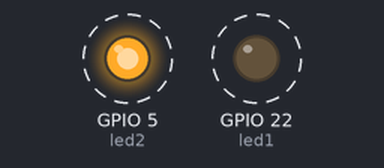
The sketch below on a simulated ESP32. Parts: output pins drawn as LEDs (lit = HIGH). Dashed ring = blinking. WiFi joins after 1.5 s; servers stay silent unless stated; uploads are accepted with an empty reply; what the sketch prints to the serial monitor is not drawn.

Above: at 6.5 s.
Timing chart, 0 to 10.6 s (numbered marks = the images above):
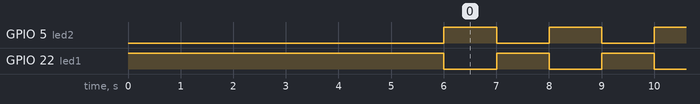

The sketch:

HTTPrequest_GETPOST_RTOS.ino
```cpp
#include<WiFi.h>
#include<HTTPClient.h>
#include<ArduinoJson.h>
#define led1 22
#define led2 5
#define ldr 34
#define tckMs portTICK_PERIOD_MS
const char* ssid = "Champ SE";
const char* password = "qazwsxedc123";
const char* url = "https://ecourse.cpe.ku.ac.th/exceed49/api/payload?gid=4";

static int ldrVal;
static int led1Val;
static int led2Val;
char str[50];
const int _size = 2*JSON_OBJECT_SIZE(3);

StaticJsonDocument<_size> JSONPost;
StaticJsonDocument<_size> JSONGet;
static TaskHandle_t taskGet = NULL;
static TaskHandle_t taskPost = NULL;

void assignParam(){
    ldrVal = analogRead(ldr);
    led1Val = digitalRead(led1);
    led2Val = digitalRead(led2);

}
void WiFi_Connect(){
    WiFi.disconnect();
    WiFi.begin(ssid,password);
    while(WiFi.status() != WL_CONNECTED){
        delay(1000);
        Serial.println("Connecting WiFi...");
    }
    Serial.println("Connected Finish");
    Serial.print("IP = ");
    Serial.println(WiFi.localIP());
}
void _get(void* param){
    while(1){
        if(WiFi.status() == WL_CONNECTED){
        HTTPClient http;
        http.begin(url);
        int httpCode = http.GET();
            if(httpCode == HTTP_CODE_OK){
                String payload = http.getString();
                DeserializationError err = deserializeJson(JSONGet,payload);
                if(err){
                    Serial.print(F("deserializeJson() failed with code "));
                    Serial.println(err.c_str());
                }
                else{
                    Serial.println(httpCode);
                    Serial.print("ldr : ");
                    Serial.println((int)JSONGet["ldr"]);
                    Serial.print("led1 : ");
                    Serial.println((int)JSONGet["led1"]);
                    Serial.print("led2 : ");
                    Serial.println((int)JSONGet["led2"]);
                    assignParam();
                }
            }
            else{
                Serial.println(httpCode);
                Serial.println("ERROR on HTTP Request");
            }
        }
        else {
            WiFi_Connect();
        }
    }
    vTaskDelay(500/tckMs);

}

void _post(void* param){
    while(1){
        if(WiFi.status() == WL_CONNECTED){
            HTTPClient http;
            http.begin(url);
            http.addHeader("Content-Type","application/json");

            JSONPost["ldr"] = ldrVal;
            JSONPost["led1"] = led1Val;
            JSONPost["led2"] = led2Val;
            serializeJson(JSONPost,str);
            int httpCode = http.POST(str);
            if(httpCode == HTTP_CODE_OK){
                String payload = http.getString();
                Serial.println(httpCode);
                Serial.println(payload);
            }
            else{
                Serial.println(httpCode);
                Serial.println("ERROR on HTTP Request");
            }
        }
        else
            WiFi_Connect();
        delay(100);
    }
    vTaskDelay(500/tckMs);
}

void setup(){
    Serial.begin(115200);
    pinMode(led1,OUTPUT);
    pinMode(led2,OUTPUT);
    pinMode(ldr,INPUT);
    digitalWrite(led1,HIGH);
    digitalWrite(led2,LOW);
    delay(4000);
    WiFi.mode(WIFI_STA);
    WiFi_Connect();

    assignParam();
    xTaskCreatePinnedToCore(_get,"get",1024*32,NULL,1,&taskGet,0);
    xTaskCreatePinnedToCore(_post,"post",1024*32,NULL,2,&taskPost,1);
}

void loop(){
    digitalWrite(led1,!digitalRead(led1));
    digitalWrite(led2,!digitalRead(led2));
    vTaskDelay(1000/tckMs);
}
```

Measured:
- by itself, GPIO 5 (led2), GPIO 22 (led1): alternates HIGH for 1.0 s and LOW for 1.0 s
